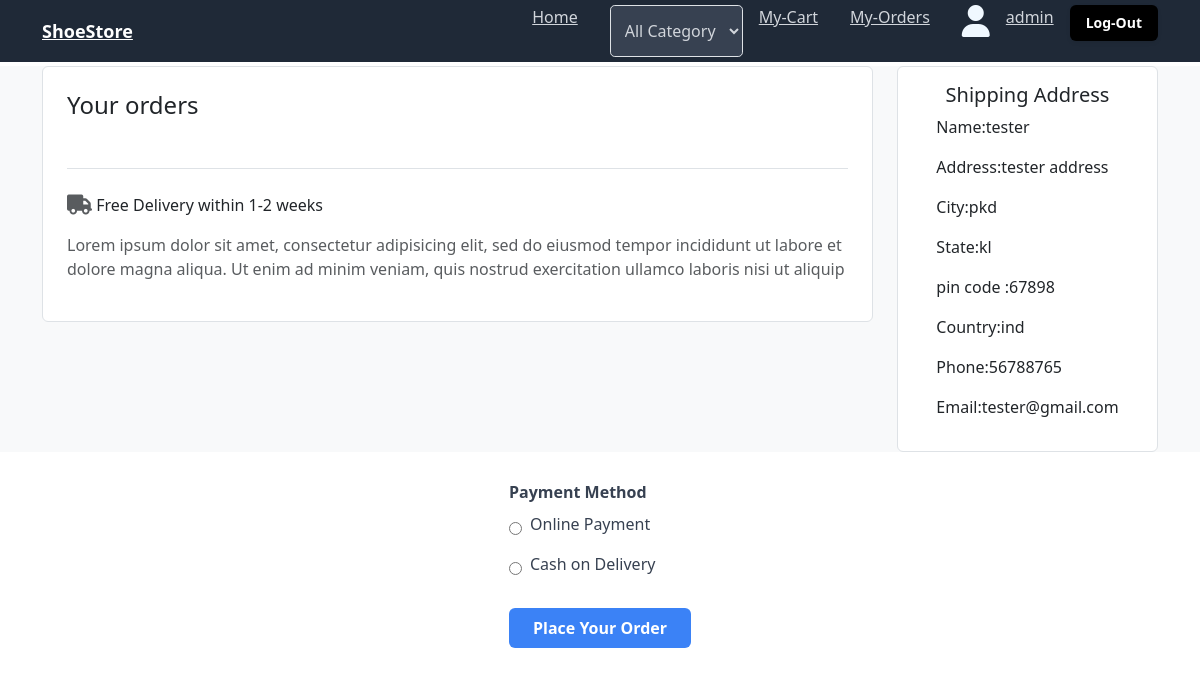
Screenshot of /checkout/ (signed in) with the database file from the repository.
### store/models.py (models this page shows)
class ShippingAddress(models.Model):
    user_object=models.ForeignKey(User,on_delete=models.CASCADE)
    full_name = models.CharField(max_length=200)
    street_address = models.CharField(max_length=1000)
    address_line_2 = models.CharField(max_length=255, blank=True, null=True)
    city = models.CharField(max_length=200)
    state = models.CharField(max_length=200)
    postal_code = models.CharField(max_length=20)
    country =models.CharField(max_length=200)
    phone_number = models.CharField(max_length=20)
    email = models.EmailField()
    created_date=models.DateTimeField(auto_now_add=True,null=True)
    updated_date=models.DateTimeField(auto_now=True,null=True)
    is_active=models.BooleanField(default=True)

### store/views.py (the view, shortened to what this page needs)
# urls.py: path('checkout/',views.CheckOutView.as_view(),name='checkout'),
@method_decorator(signin_required,name='dispatch')
class CheckOutView(View):
    def get(self,request,*args,**kwargs):
        qs=request.user.cart.cart_items.filter(is_order_placed=False)
        shipping_address=ShippingAddress.objects.filter(user_object=request.user).order_by('created_date').first()
        return render(request,'store/checkout.html',{'products':qs,"shipping":shipping_address})

### store/templates/store/checkout.html (shortened to what this page needs)
{%extends 'store/base.html'%}
{%block main_block%}
{%load static%}
<link rel="stylesheet" href="{%static 'css/my_cart.css'%}">
<link href="https://cdn.jsdelivr.net/npm/bootstrap@5.3.3/dist/css/bootstrap.min.css" rel="stylesheet">
  <section class="bg-light my-1">
    <div class="container">
      <div class="row">
        <div class="col-lg-9">
          <div class="card border shadow-0">
            <div class="m-4">
              <h4 class="card-title mb-4">Your orders</h4>
            </div>
            <div class="border-top pt-4 mx-4 mb-4">
              <p><i class="fas fa-truck text-muted fa-lg"></i> Free Delivery within 1-2 weeks</p>
              <p class="text-muted">
                Lorem ipsum dolor sit amet, consectetur adipisicing elit, sed do eiusmod tempor incididunt ut labore et dolore magna aliqua. Ut enim ad minim veniam, quis nostrud exercitation ullamco laboris nisi ut
                aliquip
              </p>
            </div>
          </div>
        </div>
        <div class="col-lg-3">
            <div class="card shadow-0 border">
              <div class="card-body">
                <div style="display: flex;flex-direction: column;flex-wrap: wrap;justify-content: center;align-content: center;"> <h5 align="center">Shipping Address</h5>
                    <div class="mb-3">Name:{{shipping.full_name}}</div>
                    <div class="mb-3">Address:{{shipping.street_address}}</div>
                    <div class="mb-3">City:{{shipping.city}}</div>
                    <div class="mb-3">State:{{shipping.state}}</div>
                    <div class="mb-3">pin code :{{shipping.postal_code}}</div>
                    <div class="mb-3">Country:{{shipping.country}}</div>
                    <div class="mb-3">Phone:{{shipping.phone_number}}</div>
                    <div class="mb-3">Email:{{shipping.email}}</div>
                  </div>
              </div>
            </div>
          </div>
      </div>
    </div>
  </section> <br>
   <section style="display: flex;flex-direction: column;flex-wrap: wrap;justify-content: center;align-content: center;">
    <form method="post" action="{%url 'checkout'%}">
        <div class="mb-4">
            <label class="block text-gray-700 font-bold mb-2" for="payment-method">Payment Method</label>
            <div class="flex items-center mb-2">
                <input required type="radio" id="online" name="payment-method" value="online" class="mr-2">
                <label for="online" class="text-gray-700">Online Payment</label>
            </div>
            <div class="flex items-center">
                <input required type="radio" id="cod" name="payment-method" value="cod" class="mr-2">
                <label for="cod" class="text-gray-700">Cash on Delivery</label>
            </div>
        </div>
        <button type="submit" class="bg-blue-500 text-white font-bold py-2 px-4 rounded hover:bg-blue-700">Place Your Order</button>
   </section>
{%endblock%}

### store/templates/store/base.html (shortened to what this page needs)
<!DOCTYPE html>
<html lang="en">
<head>
  <link rel="stylesheet" href="https://cdnjs.cloudflare.com/ajax/libs/font-awesome/6.6.0/css/all.min.css" />
    <script src="https://cdn.tailwindcss.com"></script>
    <link rel="stylesheet" href="https://stackpath.bootstrapcdn.com/bootstrap/4.5.2/css/bootstrap.min.css">
</head>
<body>
      <nav class="bg-gray-800 p-4">
        <div style="height: 14px;" class="container mx-auto flex justify-between items-center">
            <a href="{%url 'index'%}" class="text-white text-lg font-bold">ShoeStore</a>
            <div class="hidden md:flex space-x-4">
                <a href="{%url 'index'%}" class="text-gray-300 hover:text-white">Home</a> &emsp;
                <select id="categorySelect" name="category" onchange="getcat(this)" class="bg-gray-700 text-gray-300 border border-gray-600 rounded-lg focus:ring-blue-500 focus:border-blue-500 p-2.5">
                  <option value="">All Category</option>
              </select>
                <a href="{%url 'mycart'%}" class="text-gray-300 hover:text-white">My-Cart</a>&emsp;
                <a href="{%url 'orders'%}" class="text-gray-300 hover:text-white">My-Orders</a>&emsp;
                <i style="font-size: xx-large;color: aliceblue;" class="fa-solid fa-user"></i>
                <a  class="text-gray-300 hover:text-white">{{request.user}}</a>
                <p href="{%url 'signout'%}" type="button"
                class="rounded-md bg-black px-3 py-2 text-sm font-semibold text-white shadow-sm hover:bg-black/80 focus-visible:outline focus-visible:outline-2 focus-visible:outline-offset-2 focus-visible:outline-black">Log-Out</p>
            </div>
        </div>
    </nav>
      {%block main_block%}
      {%endblock%}
</body>
</html>

### rows the page displays
ShippingAddress: full_name "tester", street_address "tester address", city "pkd", state "kl", postal_code "67898", country "ind", phone_number "56788765", email "tester@gmail.com"

### other values shown
{{ request.user }} "admin"
